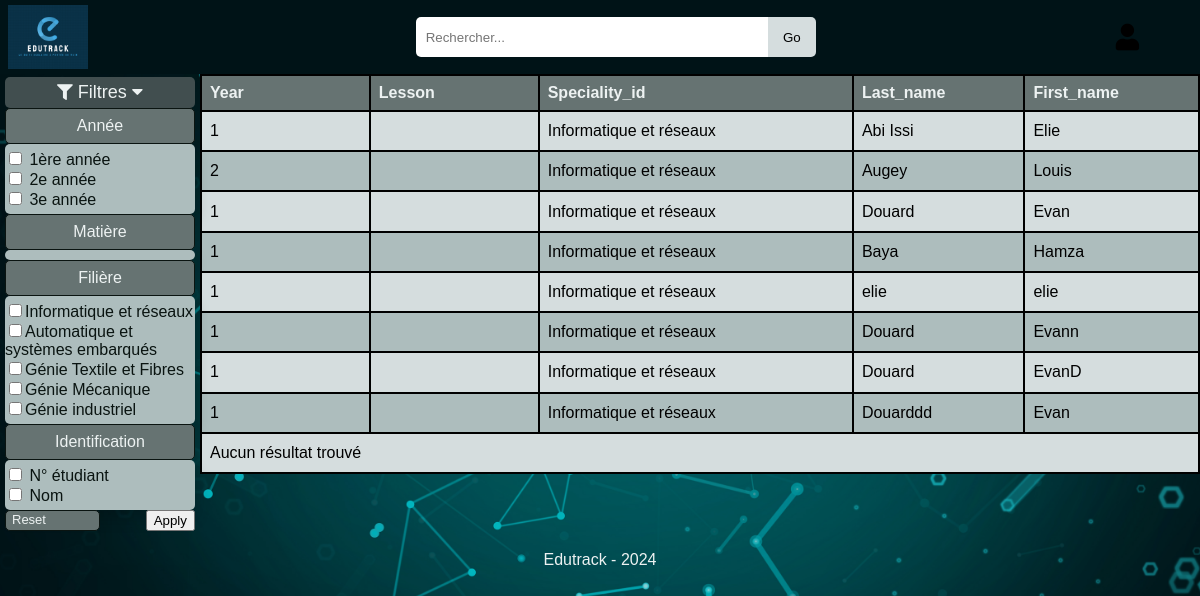
/user/main/, run on an earlier commit of the app's database.
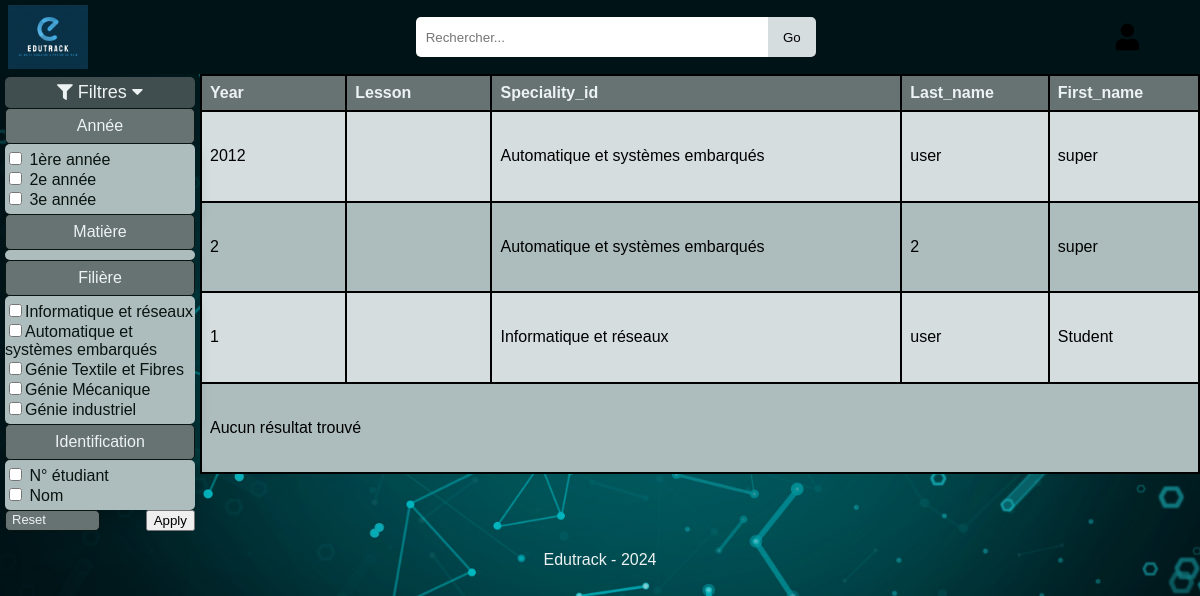
And on a later commit of the database.
### databaseprojet/models.py (models this page shows, shortened)
class Speciality(models.Model):
    SPECIALITY_CHOICES = [
        (1, 'Informatique et réseaux'),
        (2, 'Automatique et systèmes embarqués'),
        (3, 'Génie Textile et Fibres'),
        (4, 'Génie Mécanique'),
        (5, 'Génie industriel'),
    ]
    id = models.AutoField(primary_key=True)
    speciality_id = models.IntegerField(choices=SPECIALITY_CHOICES, unique=True)
    name = models.CharField(max_length=255)
    responsible_id = models.IntegerField()
    def __str__(self):
        return dict(self.SPECIALITY_CHOICES).get(self.speciality_id, 'Unknown')

class User(AbstractBaseUser, PermissionsMixin):
    id = models.AutoField(primary_key=True)
    first_name = models.CharField(max_length=255)
    last_name = models.CharField(max_length=255)
    roles = models.CharField(max_length=50, choices=[('Student', 'Student'), ('Teacher', 'Teacher'), ('Supervisor', 'Supervisor')])
    date_of_birth = models.DateField(blank=True, null=True)
    speciality_id = models.ForeignKey('Speciality', on_delete=models.CASCADE, blank = True, null = True)
    photo = models.ImageField(upload_to='photos/', blank=True, null=True)
    email = models.EmailField(unique=True)
    password = models.TextField(max_length=255)
    student_id = models.IntegerField(blank=True, null=True, unique=True)
    year = models.IntegerField(blank=True, null=True)
    is_active = models.BooleanField(default=True) # Statut de l'utilisateur
    is_staff = models.BooleanField(default=False) # Statut de l'utilisateur
    last_login = models.DateTimeField(blank=True, null=True)
    is_superuser = models.BooleanField(default=False)
    date_joined = models.DateTimeField(default=timezone.now)
    groups = models.ManyToManyField(Group, related_name='databaseprojet_user_set', blank=True)
    user_permissions = models.ManyToManyField(Permission, related_name='databaseprojet_user_permissions_set', blank=True)
    objects = UserManager() # Pour assigner le gestionnaire personnalisé 'UseManager' à ce modèle
    USERNAME_FIELD = 'email'
    REQUIRED_FIELDS = ['first_name', 'last_name', 'roles']

### user/views.py (the view)
# urls.py: path('main/', views.main, name='main'),
def main(request):
    roles = Roles.objects.all()
    specialities = Speciality.objects.all()
    if request.method == 'POST':
        form = FilterForm(request.POST, request.FILES)
        if form.is_valid():
            selected_years = request.POST.getlist('year')
            selected_lessons = request.POST.getlist('lesson')
            selected_specialities = request.POST.getlist('cursus')
            selected_identifications = request.POST.getlist('identification')
            print("SELECTED : ",selected_years,selected_lessons,selected_specialities,selected_identifications)
            users = User.objects.all()  # Start with all users
            if selected_years:
                users = users.filter(year__in=selected_years)
            if selected_lessons:
                users = users.filter(lesson__id__in=selected_lessons)
            if selected_specialities:
                users = users.filter(speciality_id__in=selected_specialities)
            if selected_years or selected_lessons or selected_specialities or selected_identifications:
                selected_filters = []
                if selected_identifications:
                    if "1" in selected_identifications:
                        selected_filters.append('student_id')
                    if "2" in selected_identifications:
                        selected_filters.append('last_name')
                        selected_filters.append('first_name')
                if selected_years:
                    selected_filters.append('year')
                if selected_specialities:
                    selected_filters.append('speciality_id')
                if selected_lessons:
                    selected_filters.append('lesson')
            else:
                selected_filters = ['year', 'lesson', 'speciality_id','last_name','first_name' ]
            form = FilterForm()
            contexte={
                'form': form,
                'specialities': specialities,
                'users': users,
                'selected_filters': selected_filters
            }
            print(contexte)
            return render(request, 'main.html', contexte)
    else:
        form = FilterForm()
    users = User.objects.all()
    selected_filters = ['year', 'lesson', 'speciality_id','last_name','first_name' ]
    return render(request, 'main.html', {
        'form': form,
        'specialities': specialities,
        'users': users,
        'selected_filters': selected_filters
    })

### user/forms.py (shortened to what this page needs)
class FilterForm(forms.Form):
    years = forms.MultipleChoiceField(
        choices=[
            ('1', '1ère année'),
            ('2', '2e année'),
            ('3', '3e année')
        ],
        required=False,
        widget=forms.CheckboxSelectMultiple
    )
    lessons = forms.ModelMultipleChoiceField(
        queryset=Roles.objects.all(),
        required=False,
        widget=forms.CheckboxSelectMultiple
    )
    specialities = forms.ModelMultipleChoiceField(
        queryset=Speciality.objects.all(),
        required=False,
        widget=forms.CheckboxSelectMultiple
    )
    student_id = forms.BooleanField(required=False)
    name = forms.BooleanField(required=False)

### user/templatetags/custom_filters.py (called while the page is built)
@register.filter
def get_attribute(obj, attr):
    return getattr(obj, attr, '')

### user/templates/main.html (shortened to what this page needs)
{% extends "user/base.html" %}
{% load static %}
{% block styles %}
<link rel="stylesheet" href="{% static 'user/mainstyle.css' %}" />
{% endblock %}
{% block header-content %}
<div id="search-menu">
    <input type="text" placeholder="Rechercher...">
    <button>Go</button>
</div>
{% endblock %}
{% block main-content %}
<section id="left-menu">
    <button id="menu-filter-button"><i class="fas fa-filter fa-sm"></i> Filtres <i id="title-filter-icon" class="fas fa-caret-down"></i></button>
    <form method="post" enctype="multipart/form-data" id="form_year">
    <div id="menu-filter" class="open">
        <div class="filter-components">
            <button class="title-filter">Année</button>
                <div class="menu-content" id="year-dropdown">
                    <div><label><input type="checkbox" name="year" value="1"> 1ère année</label></div>
                    <div><label><input type="checkbox" name="year" value="2"> 2e année</label></div>
                    <div><label><input type="checkbox" name="year" value="3"> 3e année</label></div>
                </div>
        </div>
        <div class="filter-components">
            <button class="title-filter">Matière</button>
                <div class="menu-content" id="lesson-dropdown">
                </div>
        </div>
        <div class="filter-components">
            <button class="title-filter">Filière</button>
                <div class="menu-content" id="cursus-dropdown">
                    {% for speciality in specialities %}
                    <div><label><input type="checkbox" name="cursus" value="{{ speciality.id }}">{{ speciality.name }}</label></div>
                    {% endfor %}
                </div>
        </div>
        <div class="filter-components">
            <button class="title-filter">Identification</button>
                <div class="menu-content" id="identification-dropdown">
                    <div><label><input type="checkbox" name="identification" value="1"> N° étudiant</label></div>
                    <div><label><input type="checkbox" name="identification" value="2"> Nom</label></div>
                </div>
        </div>
        <div id="button-container">
            <button id="reset-button">Reset</button>
            <button type="submit" id="apply-button">Apply</button>
        </div>
    </div>
    </form>
</section>
<div id="tableau-wrapper">
    {% load custom_filters %}
    <section id="tableau">
        <table>
            <thead>
                <tr>
                    {% for filter in selected_filters %}
                        <th>{{ filter|capfirst }}</th>
                    {% endfor %}
                </tr>
            </thead>
            <tbody>
                    <tr>{% for user in users %}
                        {% for filter in selected_filters %}
                            <td>{{ user|get_attribute:filter }}</td>
                        {% endfor %}
                    </tr>{% endfor %}
                    <tr>
                        <td colspan="{{ selected_filters|length }}">Aucun résultat trouvé</td>
                    </tr>
            </tbody>
        </table>
    </section>
</div>
{% endblock %}

What changed in the data, as far as the page shows it:
removed User: selected_filters "2" "Informatique et réseaux" "Augey" "Louis"
removed User: selected_filters "1" "Informatique et réseaux" "Douard" "Evan"
removed User: selected_filters "1" "Informatique et réseaux" "Baya" "Hamza"
removed User: selected_filters "1" "Informatique et réseaux" "elie" "elie"
removed User: selected_filters "1" "Informatique et réseaux" "Douard" "Evann"
removed User: selected_filters "1" "Informatique et réseaux" "Douard" "EvanD"
removed User: selected_filters "1" "Informatique et réseaux" "Douarddd" "Evan"
added User: selected_filters "2" "Automatique et systèmes embarqués" "2" "super"
added User: selected_filters "1" "Informatique et réseaux" "user" "Student"
Also different on the page:
new list line: "2012"
new list line: "Automatique et systèmes embarqués"
new list line: "user"
new list line: "super"
list line gone: "1"
list line gone: "Informatique et réseaux"
list line gone: "Abi Issi"
list line gone: "Elie"
